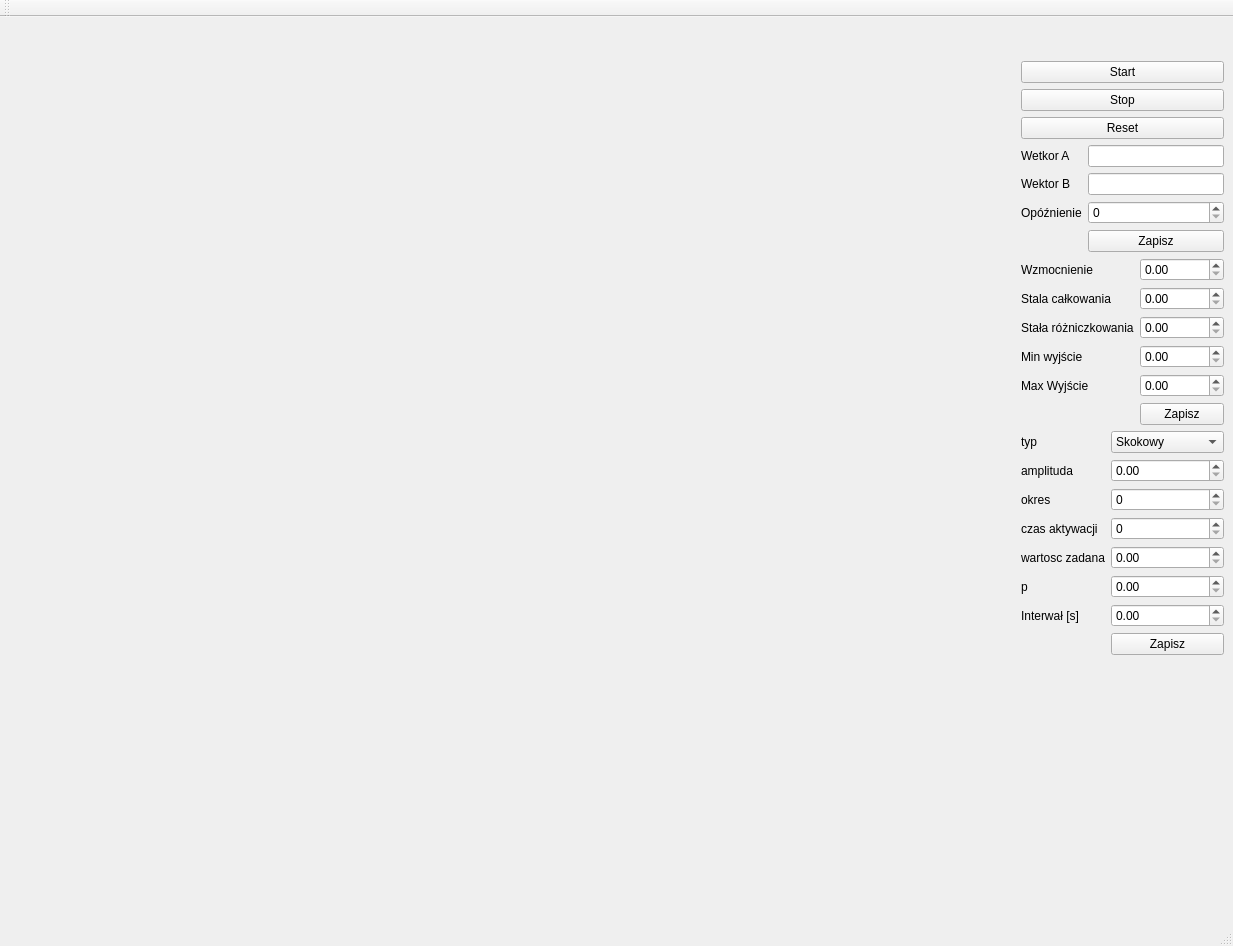
<?xml version="1.0" encoding="UTF-8"?>
<ui version="4.0">
 <class>MainWindow</class>
 <widget class="QMainWindow" name="MainWindow">
  <property name="geometry">
   <rect>
    <x>0</x>
    <y>0</y>
    <width>1233</width>
    <height>946</height>
   </rect>
  </property>
  <property name="windowTitle">
   <string>MainWindow</string>
  </property>
  <widget class="QWidget" name="centralwidget">
   <layout class="QHBoxLayout" name="horizontalLayout">
    <item>
     <layout class="QVBoxLayout" name="verticalLayout_2">
      <item>
       <widget class="QWidget" name="wykresZadanaRegulowana" native="true">
        <property name="minimumSize">
         <size>
          <width>500</width>
          <height>300</height>
         </size>
        </property>
       </widget>
      </item>
      <item>
       <layout class="QHBoxLayout" name="horizontalLayout_3">
        <item>
         <widget class="QWidget" name="chartWidget" native="true">
          <property name="sizePolicy">
           <sizepolicy hsizetype="Expanding" vsizetype="Expanding">
            <horstretch>0</horstretch>
            <verstretch>0</verstretch>
           </sizepolicy>
          </property>
          <property name="minimumSize">
           <size>
            <width>500</width>
            <height>300</height>
           </size>
          </property>
         </widget>
        </item>
        <item>
         <widget class="QWidget" name="wykresUchyb" native="true">
          <property name="minimumSize">
           <size>
            <width>500</width>
            <height>300</height>
           </size>
          </property>
         </widget>
        </item>
       </layout>
      </item>
      <item>
       <layout class="QHBoxLayout" name="horizontalLayout_4">
        <item>
         <widget class="QWidget" name="wykresP" native="true">
          <property name="sizePolicy">
           <sizepolicy hsizetype="Preferred" vsizetype="Preferred">
            <horstretch>0</horstretch>
            <verstretch>0</verstretch>
           </sizepolicy>
          </property>
          <property name="minimumSize">
           <size>
            <width>300</width>
            <height>200</height>
           </size>
          </property>
         </widget>
        </item>
        <item>
         <widget class="QWidget" name="wykresI" native="true">
          <property name="minimumSize">
           <size>
            <width>300</width>
            <height>200</height>
           </size>
          </property>
         </widget>
        </item>
        <item>
         <widget class="QWidget" name="wykresD" native="true">
          <property name="minimumSize">
           <size>
            <width>300</width>
            <height>200</height>
           </size>
          </property>
         </widget>
        </item>
       </layout>
      </item>
     </layout>
    </item>
    <item>
     <layout class="QVBoxLayout" name="verticalLayout_4">
      <item>
       <layout class="QVBoxLayout" name="verticalLayout_3">
        <item>
         <spacer name="verticalSpacer_2">
          <property name="orientation">
           <enum>Qt::Orientation::Vertical</enum>
          </property>
          <property name="sizeHint" stdset="0">
           <size>
            <width>20</width>
            <height>1</height>
           </size>
          </property>
         </spacer>
        </item>
        <item>
         <widget class="QPushButton" name="Start">
          <property name="maximumSize">
           <size>
            <width>300</width>
            <height>16777215</height>
           </size>
          </property>
          <property name="text">
           <string>Start</string>
          </property>
         </widget>
        </item>
        <item>
         <widget class="QPushButton" name="Stop">
          <property name="maximumSize">
           <size>
            <width>300</width>
            <height>16777215</height>
           </size>
          </property>
          <property name="text">
           <string>Stop</string>
          </property>
         </widget>
        </item>
        <item>
         <widget class="QPushButton" name="Reset">
          <property name="maximumSize">
           <size>
            <width>300</width>
            <height>16777215</height>
           </size>
          </property>
          <property name="text">
           <string>Reset</string>
          </property>
         </widget>
        </item>
       </layout>
      </item>
      <item>
       <layout class="QFormLayout" name="formLayout_5">
        <property name="verticalSpacing">
         <number>6</number>
        </property>
        <item row="0" column="0">
         <widget class="QLabel" name="label_22">
          <property name="maximumSize">
           <size>
            <width>100</width>
            <height>16777215</height>
           </size>
          </property>
          <property name="text">
           <string>Wetkor A</string>
          </property>
         </widget>
        </item>
        <item row="0" column="1">
         <widget class="QLineEdit" name="WektorA">
          <property name="maximumSize">
           <size>
            <width>200</width>
            <height>16777215</height>
           </size>
          </property>
         </widget>
        </item>
        <item row="1" column="0">
         <widget class="QLabel" name="label_24">
          <property name="maximumSize">
           <size>
            <width>100</width>
            <height>16777215</height>
           </size>
          </property>
          <property name="text">
           <string>Wektor B</string>
          </property>
         </widget>
        </item>
        <item row="1" column="1">
         <widget class="QLineEdit" name="WektorB">
          <property name="maximumSize">
           <size>
            <width>200</width>
            <height>16777215</height>
           </size>
          </property>
         </widget>
        </item>
        <item row="2" column="0">
         <widget class="QLabel" name="label_23">
          <property name="maximumSize">
           <size>
            <width>100</width>
            <height>16777215</height>
           </size>
          </property>
          <property name="text">
           <string>Opóźnienie</string>
          </property>
         </widget>
        </item>
        <item row="2" column="1">
         <widget class="QSpinBox" name="Opoznienie">
          <property name="maximumSize">
           <size>
            <width>200</width>
            <height>16777215</height>
           </size>
          </property>
         </widget>
        </item>
        <item row="3" column="1">
         <widget class="QPushButton" name="ZapiszARX">
          <property name="maximumSize">
           <size>
            <width>200</width>
            <height>16777215</height>
           </size>
          </property>
          <property name="text">
           <string>Zapisz</string>
          </property>
         </widget>
        </item>
       </layout>
      </item>
      <item>
       <layout class="QFormLayout" name="formLayout_4">
        <item row="0" column="0">
         <widget class="QLabel" name="label_25">
          <property name="text">
           <string>Wzmocnienie</string>
          </property>
         </widget>
        </item>
        <item row="0" column="1">
         <widget class="QDoubleSpinBox" name="wzmocnienie">
          <property name="maximumSize">
           <size>
            <width>200</width>
            <height>16777215</height>
           </size>
          </property>
         </widget>
        </item>
        <item row="1" column="0">
         <widget class="QLabel" name="label_26">
          <property name="text">
           <string>Stala całkowania</string>
          </property>
         </widget>
        </item>
        <item row="1" column="1">
         <widget class="QDoubleSpinBox" name="stalaCalkowania">
          <property name="maximumSize">
           <size>
            <width>200</width>
            <height>16777215</height>
           </size>
          </property>
         </widget>
        </item>
        <item row="2" column="0">
         <widget class="QLabel" name="label_27">
          <property name="text">
           <string>Stała różniczkowania</string>
          </property>
         </widget>
        </item>
        <item row="2" column="1">
         <widget class="QDoubleSpinBox" name="stalaRozniczkowania">
          <property name="maximumSize">
           <size>
            <width>200</width>
            <height>16777215</height>
           </size>
          </property>
         </widget>
        </item>
        <item row="3" column="0">
         <widget class="QLabel" name="label_28">
          <property name="text">
           <string>Min wyjście</string>
          </property>
         </widget>
        </item>
        <item row="3" column="1">
         <widget class="QDoubleSpinBox" name="minWyjscie">
          <property name="maximumSize">
           <size>
            <width>200</width>
            <height>16777215</height>
           </size>
          </property>
         </widget>
        </item>
        <item row="4" column="0">
         <widget class="QLabel" name="label_29">
          <property name="text">
           <string>Max Wyjście</string>
          </property>
         </widget>
        </item>
        <item row="4" column="1">
         <widget class="QDoubleSpinBox" name="maxWyjscie">
          <property name="maximumSize">
           <size>
            <width>200</width>
            <height>16777215</height>
           </size>
          </property>
         </widget>
        </item>
        <item row="5" column="1">
         <widget class="QPushButton" name="ZapiszPID">
          <property name="maximumSize">
           <size>
            <width>200</width>
            <height>16777215</height>
           </size>
          </property>
          <property name="text">
           <string>Zapisz</string>
          </property>
         </widget>
        </item>
       </layout>
      </item>
      <item>
       <layout class="QFormLayout" name="formLayout">
        <item row="0" column="0">
         <widget class="QLabel" name="label">
          <property name="maximumSize">
           <size>
            <width>100</width>
            <height>16777215</height>
           </size>
          </property>
          <property name="text">
           <string>typ</string>
          </property>
         </widget>
        </item>
        <item row="0" column="1">
         <widget class="QComboBox" name="typComboBox">
          <property name="maximumSize">
           <size>
            <width>200</width>
            <height>16777215</height>
           </size>
          </property>
          <item>
           <property name="text">
            <string>Skokowy</string>
           </property>
          </item>
          <item>
           <property name="text">
            <string>Sinusoidalny</string>
           </property>
          </item>
          <item>
           <property name="text">
            <string>Prostokątny</string>
           </property>
          </item>
         </widget>
        </item>
        <item row="1" column="0">
         <widget class="QLabel" name="label_2">
          <property name="text">
           <string>amplituda</string>
          </property>
         </widget>
        </item>
        <item row="1" column="1">
         <widget class="QDoubleSpinBox" name="amplituda">
          <property name="maximumSize">
           <size>
            <width>200</width>
            <height>16777215</height>
           </size>
          </property>
         </widget>
        </item>
        <item row="2" column="0">
         <widget class="QLabel" name="label_3">
          <property name="text">
           <string>okres</string>
          </property>
         </widget>
        </item>
        <item row="2" column="1">
         <widget class="QSpinBox" name="okres">
          <property name="maximumSize">
           <size>
            <width>200</width>
            <height>16777215</height>
           </size>
          </property>
         </widget>
        </item>
        <item row="3" column="0">
         <widget class="QLabel" name="label_4">
          <property name="text">
           <string>czas aktywacji</string>
          </property>
         </widget>
        </item>
        <item row="3" column="1">
         <widget class="QSpinBox" name="czasAktywacji">
          <property name="maximumSize">
           <size>
            <width>200</width>
            <height>16777215</height>
           </size>
          </property>
         </widget>
        </item>
        <item row="4" column="0">
         <widget class="QLabel" name="label_8">
          <property name="text">
           <string>wartosc zadana</string>
          </property>
         </widget>
        </item>
        <item row="4" column="1">
         <widget class="QDoubleSpinBox" name="wartoscStala">
          <property name="maximumSize">
           <size>
            <width>200</width>
            <height>16777215</height>
           </size>
          </property>
         </widget>
        </item>
        <item row="5" column="0">
         <widget class="QLabel" name="label_9">
          <property name="text">
           <string>p</string>
          </property>
         </widget>
        </item>
        <item row="5" column="1">
         <widget class="QDoubleSpinBox" name="p">
          <property name="maximumSize">
           <size>
            <width>200</width>
            <height>16777215</height>
           </size>
          </property>
         </widget>
        </item>
        <item row="6" column="0">
         <widget class="QLabel" name="label_10">
          <property name="text">
           <string>Interwał [s]</string>
          </property>
         </widget>
        </item>
        <item row="6" column="1">
         <widget class="QDoubleSpinBox" name="Interwal">
          <property name="maximumSize">
           <size>
            <width>200</width>
            <height>16777215</height>
           </size>
          </property>
         </widget>
        </item>
        <item row="7" column="1">
         <widget class="QPushButton" name="zapiszInne">
          <property name="maximumSize">
           <size>
            <width>200</width>
            <height>16777215</height>
           </size>
          </property>
          <property name="text">
           <string>Zapisz</string>
          </property>
         </widget>
        </item>
       </layout>
      </item>
      <item>
       <spacer name="verticalSpacer">
        <property name="orientation">
         <enum>Qt::Orientation::Vertical</enum>
        </property>
        <property name="sizeHint" stdset="0">
         <size>
          <width>20</width>
          <height>260</height>
         </size>
        </property>
       </spacer>
      </item>
     </layout>
    </item>
   </layout>
  </widget>
  <widget class="QMenuBar" name="menubar">
   <property name="geometry">
    <rect>
     <x>0</x>
     <y>0</y>
     <width>1233</width>
     <height>21</height>
    </rect>
   </property>
  </widget>
  <widget class="QStatusBar" name="statusbar"/>
  <widget class="QToolBar" name="toolBar">
   <property name="windowTitle">
    <string>toolBar</string>
   </property>
   <attribute name="toolBarArea">
    <enum>TopToolBarArea</enum>
   </attribute>
   <attribute name="toolBarBreak">
    <bool>false</bool>
   </attribute>
  </widget>
 </widget>
 <resources/>
 <connections/>
</ui>
